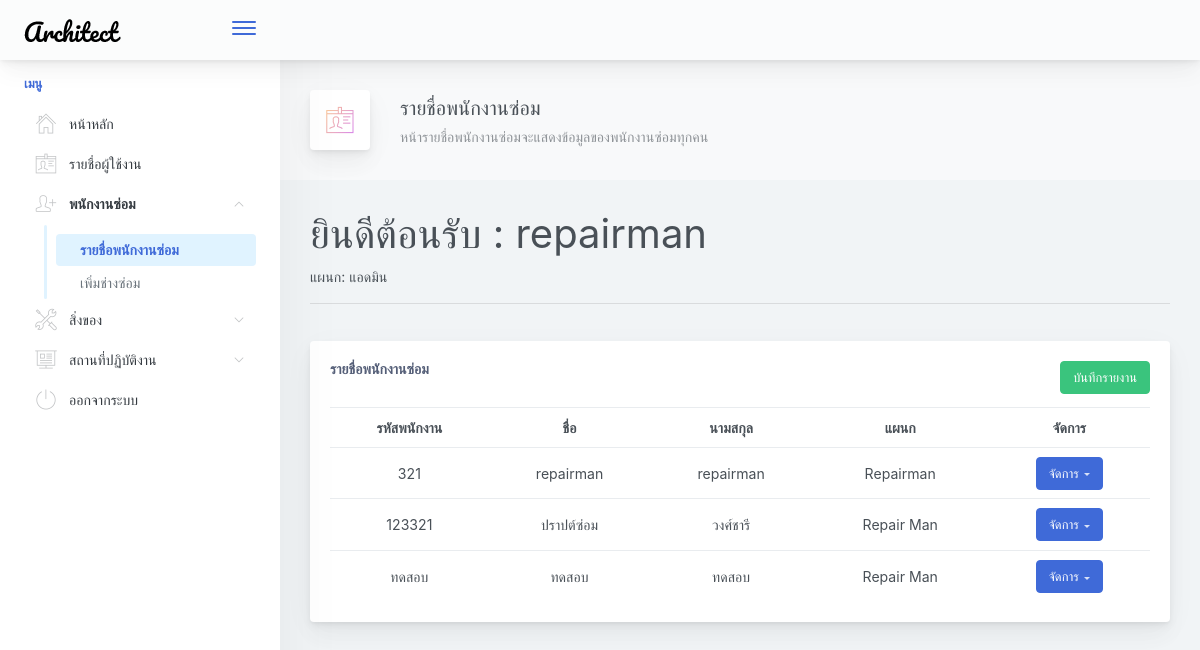
Screenshot of /admin/allrepairman.php (signed in) with the database file from the repository.
### tables this page shows
CREATE TABLE `users` (
  `id` int(10) UNSIGNED NOT NULL,
  `user_id` varchar(20) NOT NULL,
  `username` varchar(20) NOT NULL,
  `password` varchar(100) NOT NULL,
  `name` varchar(20) NOT NULL,
  `lastname` varchar(20) NOT NULL,
  `role` enum('member','admin','repairman') NOT NULL DEFAULT 'member',
  `dep` varchar(20) NOT NULL,
  `created_at` datetime NOT NULL DEFAULT CURRENT_TIMESTAMP,
  `speed_3` int(11) NOT NULL,
  `speed_2` int(11) NOT NULL,
  `speed_1` int(11) NOT NULL,
  `perfect_3` int(11) NOT NULL,
  `perfect_2` int(11) NOT NULL,
  `perfect_1` int(11) NOT NULL,
  `talk_3` int(11) NOT NULL,
  `talk_2` int(11) NOT NULL,
  `talk_1` int(11) NOT NULL,
  `guide_3` int(11) NOT NULL,
  `guide_2` int(11) NOT NULL,
  `guide_1` int(11) NOT NULL
);

### admin/allrepairman.php (the view, shortened to what this page needs)
<?php
require '../connect.php';
?>
<!doctype html>
<html lang="en">
<head>
    <link href="../main.css" rel="stylesheet">
</head>
<body>
    <div class="app-container app-theme-white body-tabs-shadow fixed-sidebar fixed-header">
        <div class="app-header header-shadow">
            <div class="app-header__logo">
                <div class="logo-src"></div>
                <div class="header__pane ml-auto">
                    <div>
                        <button type="button" class="hamburger close-sidebar-btn hamburger--elastic" data-class="closed-sidebar">
                            <span class="hamburger-box">
                                <span class="hamburger-inner"></span>
                            </span>
                        </button>
                    </div>
                </div>
            </div>
            <div class="app-header__content">
            </div>
        </div>
        <div class="app-main">
            <div class="app-sidebar sidebar-shadow">
                <div class="scrollbar-sidebar">
                    <div class="app-sidebar__inner">
                        <ul class="vertical-nav-menu">
                        <li class="app-sidebar__heading">เมนู</li>
                            <li>
                                <a href="/helpdeskproject/admin/admin.php">
                                    <i class="metismenu-icon pe-7s-home"></i>
                                    หน้าหลัก
                                </a>
                            </li>
                            <li>
                                <a href="/helpdeskproject/admin/alluser.php">
                                    <i class="metismenu-icon pe-7s-id"></i>
                                    รายชื่อผู้ใช้งาน
                                </a>
                            </li>
                            <li class="mm-active">
                                <a href="#">
                                    <i class="metismenu-icon pe-7s-add-user"></i>
                                    พนักงานซ่อม
                                    <i class="metismenu-state-icon pe-7s-angle-down caret-left"></i>
                                </a>
                                <ul class="mm-show">
                                    <li>
                                        <a href="#" class="mm-active">
                                            รายชื่อพนักงานซ่อม
                                        </a>
                                    </li>
                                    <li>
                                        <a href="/helpdeskproject/admin/form_repairman.php">
                                            เพิ่มช่างซ่อม
                                        </a>
                                    </li>
                                </ul>
                            </li>
                            <li>
                                <a href="#">
                                    <i class="metismenu-icon pe-7s-tools"></i>
                                    สิ่งของ
                                    <i class="metismenu-state-icon pe-7s-angle-down caret-left"></i>
                                </a>
                            </li>
                            <li>
                                <a href="#">
                                    <i class="metismenu-icon pe-7s-display2"></i>
                                    สถานที่ปฏิบัติงาน
                                    <i class="metismenu-state-icon pe-7s-angle-down caret-left"></i>
                                </a>
                            </li>
                            <li>
                                <a href="/helpdeskproject/logout.php">
                                    <i class="metismenu-icon pe-7s-power"></i>
                                    ออกจากระบบ
                                </a>
                            </li>
                        </ul>
                    </div>
                </div>
            </div>
            <div class="app-main__outer">
                <div class="app-main__inner">
                    <div class="app-page-title">
                        <div class="page-title-wrapper">
                            <div class="page-title-heading">
                                <div class="page-title-icon">
                                    <i class="pe-7s-id icon-gradient bg-mean-fruit">
                                    </i>
                                </div>
                                <div>รายชื่อพนักงานซ่อม
                                    <div class="page-title-subheading">หน้ารายชื่อพนักงานซ่อมจะแสดงข้อมูลของพนักงานซ่อมทุกคน
                                    </div>
                                </div>
                            </div>
                        </div>
                    </div>
                    <?php echo "<h1>ยินดีต้อนรับ : " . $_SESSION['name'] . "</h1>" ?>
                    แผนก: แอดมิน
                    <hr />
                    <br />
                    <div class="main-card mb-3 card">
                        <div class="card-body">
                            <h5 class="card-title">รายชื่อพนักงานซ่อม
                                <a href="exportRepairman.php" class="btn btn-success pull-right">บันทึกรายงาน</a>
                                <br />
                                <br />
                            </h5>
                            <?php
                            $sql = "SELECT * FROM users WHERE role = 'repairman'";
                            $result = $dbcon->query($sql);
                            if ($result->num_rows > 0) {
                                echo "<table class='mb-0 table table-hover'>";
                                echo "<tr align='center'>";
                                echo "<th>รหัสพนักงาน</th>";
                                echo "<th>ชื่อ</th>";
                                echo "<th>นามสกุล</th>";
                                echo "<th>แผนก</th>";
                                echo "<th>จัดการ</th>";
                                echo "</tr>";
                                while ($row = $result->fetch_assoc()) {
                                    echo "<tr align='center'>";
                                    echo "<td>" . $row["user_id"] . " </td>";
                                    echo "<td>" . $row["name"] . "</td>";
                                    echo "<td>" . $row["lastname"] . "</td>";
                                    echo "<td>" . $row["dep"] . "</td>";
                                    echo "<td><div class='dropdown d-inline-block'>
                            <button type='button' aria-haspopup='true' aria-expanded='false' data-toggle='dropdown' class='dropdown-toggle btn btn-primary'>จัดการ</button>
                            <div tabindex='-1' role='menu' aria-hidden='true' class='dropdown-menu'>
                            <form action='detail.php' method='post'>
                            <input type='hidden' name='user_id' value='" . $row['user_id'] . "'>
                            <button type='submit' tabindex='0' class='dropdown-item'>ดูรายละเอียด</button>
                        </form>
                        <form action='delete.php' method='post'>
                            <input type='hidden' name='user_id' value='" . $row['user_id'] . "'>
                            <button type='submit' tabindex='0' class='dropdown-item' style='color:red;'>ลบพนักงานซ่อม</button>
                        </form>
                            </div>
                            </div>
                            </td>";
                                    echo "</tr>";
                                }
                                echo "</table>";
                            } else {
                                echo "ขณะนี้ไม่มีการแจ้งซ่อม<br />";
                            }
                            ?>
                        </div>
                    </div>
                </div>
            </div>
        </div>
</body>
</html>

### rows the page displays
users: user "321", name "repairman", lastname "repairman", dep "Repairman"
users: user "123321", name "ปราปต์ซ่อม", lastname "วงศ์ชารี", dep "Repair Man"
users: user "ทดสอบ", name "ทดสอบ", lastname "ทดสอบ", dep "Repair Man"

### other values shown
$_SESSION['name'] "repairman"
